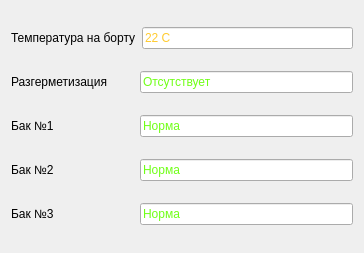
<?xml version="1.0" encoding="UTF-8"?>
<ui version="4.0">
 <class>Parametry</class>
 <widget class="QDialog" name="Parametry">
  <property name="geometry">
   <rect>
    <x>0</x>
    <y>0</y>
    <width>364</width>
    <height>253</height>
   </rect>
  </property>
  <property name="windowTitle">
   <string>Параметры корабля</string>
  </property>
  <layout class="QVBoxLayout" name="verticalLayout">
   <item>
    <layout class="QHBoxLayout" name="horizontalLayout">
     <item>
      <widget class="QLabel" name="label">
       <property name="text">
        <string>Температура на борту</string>
       </property>
      </widget>
     </item>
     <item>
      <widget class="QLineEdit" name="lineEdit">
       <property name="styleSheet">
        <string notr="true">color: rgb(255, 203, 48);</string>
       </property>
       <property name="text">
        <string>22 С</string>
       </property>
      </widget>
     </item>
    </layout>
   </item>
   <item>
    <layout class="QHBoxLayout" name="horizontalLayout_2">
     <item>
      <widget class="QLabel" name="label_2">
       <property name="text">
        <string>Разгерметизация        </string>
       </property>
      </widget>
     </item>
     <item>
      <widget class="QLineEdit" name="lineEdit_2">
       <property name="styleSheet">
        <string notr="true">color: rgb(112, 255, 23);</string>
       </property>
       <property name="text">
        <string>Отсутствует</string>
       </property>
      </widget>
     </item>
    </layout>
   </item>
   <item>
    <layout class="QHBoxLayout" name="horizontalLayout_3">
     <item>
      <widget class="QLabel" name="label_3">
       <property name="text">
        <string>Бак №1                        </string>
       </property>
      </widget>
     </item>
     <item>
      <widget class="QLineEdit" name="lineEdit_3">
       <property name="styleSheet">
        <string notr="true">color: rgb(112, 255, 23);</string>
       </property>
       <property name="text">
        <string>Норма</string>
       </property>
      </widget>
     </item>
    </layout>
   </item>
   <item>
    <layout class="QHBoxLayout" name="horizontalLayout_4">
     <item>
      <widget class="QLabel" name="label_4">
       <property name="text">
        <string>Бак №2                        </string>
       </property>
      </widget>
     </item>
     <item>
      <widget class="QLineEdit" name="lineEdit_4">
       <property name="styleSheet">
        <string notr="true">color: rgb(112, 255, 23);</string>
       </property>
       <property name="text">
        <string>Норма</string>
       </property>
      </widget>
     </item>
    </layout>
   </item>
   <item>
    <layout class="QHBoxLayout" name="horizontalLayout_5">
     <item>
      <widget class="QLabel" name="label_5">
       <property name="text">
        <string>Бак №3                        </string>
       </property>
      </widget>
     </item>
     <item>
      <widget class="QLineEdit" name="lineEdit_5">
       <property name="styleSheet">
        <string notr="true">color: rgb(112, 255, 23);</string>
       </property>
       <property name="text">
        <string>Норма</string>
       </property>
      </widget>
     </item>
    </layout>
   </item>
  </layout>
 </widget>
 <resources/>
 <connections/>
</ui>
